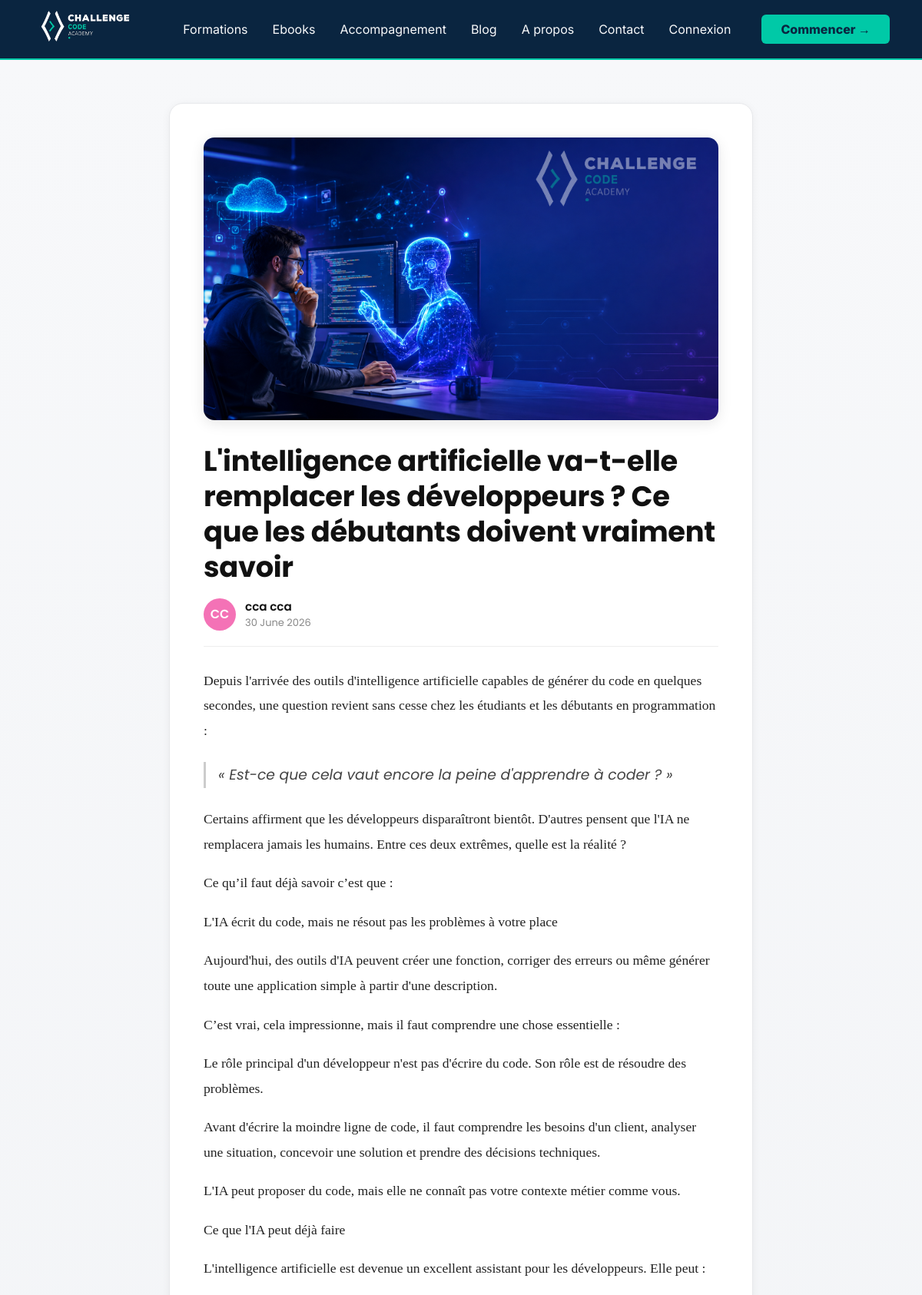
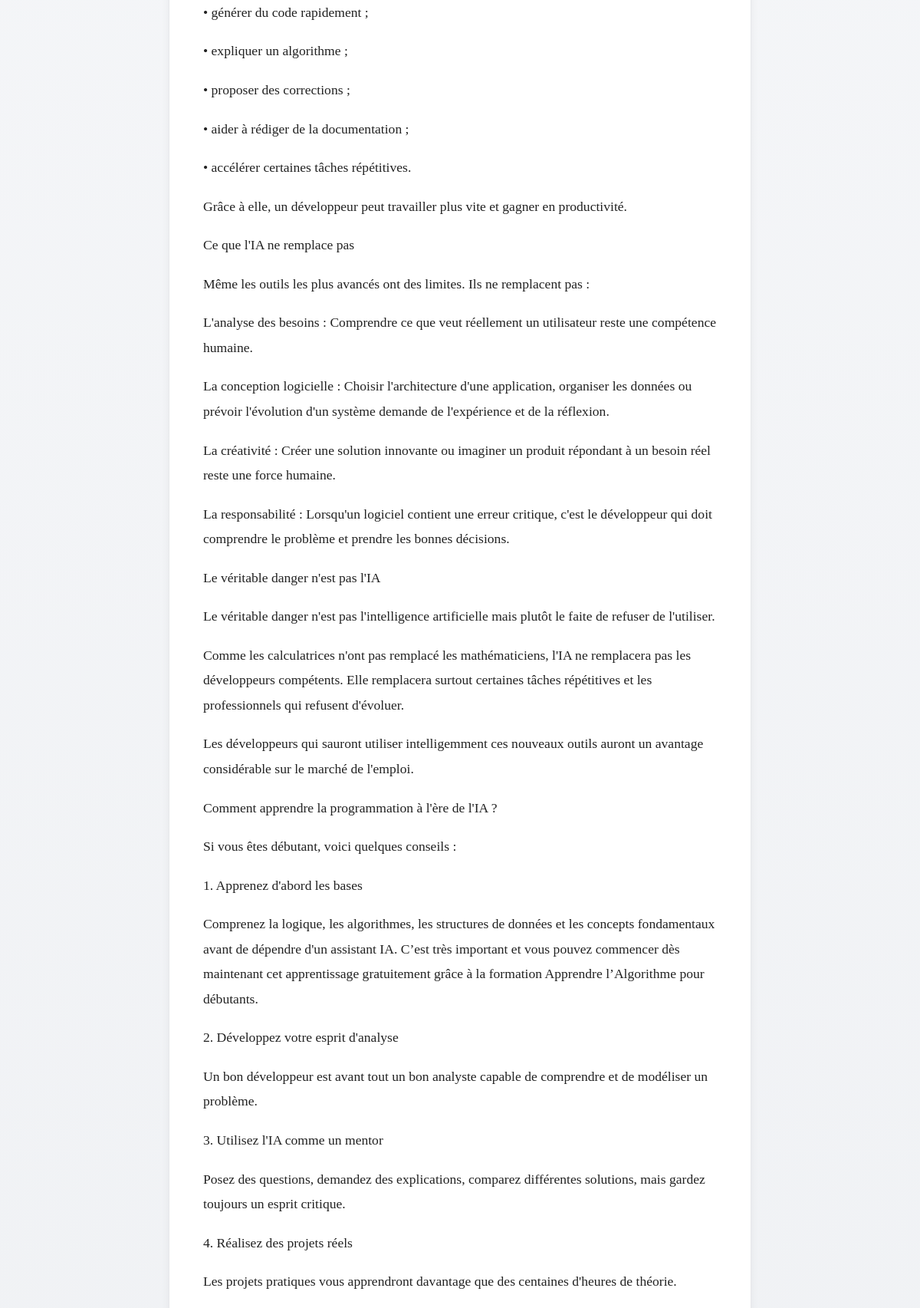
Screenshot of /L_intelligence_artificielle/ (upper part) with the database file from the repository (2 pictures, top to bottom).
### pages/models.py (models this page shows, shortened)
class Article(models.Model):
    titre = models.CharField(max_length=255)
    slug = models.SlugField(max_length=255, unique=True)
    auteur = models.ForeignKey(
        settings.AUTH_USER_MODEL,
        on_delete=models.CASCADE,
        related_name="articles",
    )
    contenu = models.TextField()
    image = models.ImageField(upload_to="articles/", blank=False, null=False, help_text="Image illustrative obligatoire pour l'article.")
    date_creation = models.DateTimeField(default=timezone.now)
    date_maj = models.DateTimeField(auto_now=True)
    publie = models.BooleanField(default=True)
    class Meta:
        ordering = ["-date_creation"]
    @property
    def nb_commentaires(self):
        return self.commentaires.count()
    @property
    def commentaires_racine(self):
        return self.commentaires.filter(parent__isnull=True).select_related(
            "auteur"
        ).prefetch_related("reponses__auteur", "likes")

class User(AbstractBaseUser, PermissionsMixin):
    first_name = models.CharField("Prénom",            max_length=60)
    last_name  = models.CharField("Nom",               max_length=60)
    username   = models.CharField("Nom d'utilisateur", max_length=40, unique=True)
    email      = models.EmailField("Email",             unique=True)
    phone_country = models.CharField("Indicatif pays", max_length=6, default="+228")
    phone_number  = models.CharField("Numéro",         max_length=20, blank=True)
    is_active   = models.BooleanField("Actif",  default=True)
    is_staff    = models.BooleanField("Staff",  default=False)
    date_joined = models.DateTimeField("Date inscription", auto_now_add=True)
    groups = models.ManyToManyField(
        'auth.Group',
        verbose_name='groups',
        blank=True,
        related_name='pages_user_set',   # ← nom unique, différent du User Django
        related_query_name='pages_user',
    )
    user_permissions = models.ManyToManyField(
        'auth.Permission',
        verbose_name='user permissions',
        blank=True,
        related_name='pages_user_set',   # ← nom unique
        related_query_name='pages_user',
    )
    objects        = UserManager()
    USERNAME_FIELD  = 'email'
    REQUIRED_FIELDS = ['username', 'first_name', 'last_name']
    class Meta:
        verbose_name        = "Utilisateur"
        verbose_name_plural = "Utilisateurs"
    def get_full_name(self):
        return f"{self.first_name} {self.last_name}".strip()

### pages/views.py (the view)
# urls.py: path("<slug:slug>/", views.article_detail, name="article_detail"),
def article_detail(request, slug):
    article = get_object_or_404(
        Article.objects.select_related("auteur"), slug=slug, publie=True
    )
    form = CommentaireForm()
    return render(
        request,
        "blog/article_detail.html",
        {
            "article": article,
            "commentaires": article.commentaires_racine,
            "form": form,
        },
    )

### pages/models.py (called while the page is built)
    @property
    def nb_likes(self):
        return self.likes.count()

### pages/templatetags/blog_extras.py (called while the page is built, shortened)
@register.filter
def initiales(user):
    if not user:
        return "?"
    first = (getattr(user, "first_name", "") or "").strip()
    last = (getattr(user, "last_name", "") or "").strip()
    if first and last:
        return (first[0] + last[0]).upper()

@register.filter
def avatar_color(user):
    palette = [
        "#F87171", "#FB923C", "#FBBF24", "#A3E635",
        "#34D399", "#22D3EE", "#60A5FA", "#A78BFA",
        "#F472B6", "#FB7185",
    ]
    key = getattr(user, "id", None) or getattr(user, "username", "x")
    index = hash(str(key)) % len(palette)
    return palette[index]

### pages/templates/blog/article_detail.html (shortened to what this page needs)
{% extends "base.html" %}
{% load blog_extras %}
{% block content %}
<div class="page-article">
  <article class="article-detail">
    <img class="image-illustrative" src="{{ article.image.url }}" alt="{{ article.titre }}">
    <h1 class="article-titre">{{ article.titre }}</h1>
    <div class="article-meta">
      <div class="avatar" style="background-color: {{ article.auteur|avatar_color }};">
        {{ article.auteur|initiales }}
      </div>
      <div>
        <div class="auteur-nom">{{ article.auteur.get_full_name|default:article.auteur.username }}</div>
        <div class="date-publication">{{ article.date_creation|date:"d F Y" }}</div>
      </div>
    </div>
    <div class="article-contenu">
      {{ article.contenu|formater_article }}
    </div>
  </article>
</div>
{% endblock %}

### pages/templates/base.html (style rules this page uses)
body { font-family: 'Inter', Arial, sans-serif; overflow-x: hidden; }

### pages/templates/blog/article_detail.html (style rules this page uses)
.page-article { background: linear-gradient(180deg, #f7f8fa 0%, #eef0f3 100%); padding: clamp(24px, 5vw, 56px) clamp(16px, 4vw, 32px) 64px; }
.article-detail { font-family: 'Merriweather', Georgia, serif; color: #222; max-width: 760px; width: 100%; margin: 0 auto; background: #fff; border-radius: 18px; border: 1px solid #e7e8eb; box-shadow: 0 2px 12px rgba(0,0,0,0.05); padding: clamp(20px, 4vw, 44px); box-sizing: border-box; }
.article-detail .article-titre { font-family: 'Poppins', Arial, sans-serif; font-weight: 700; font-size: clamp(1.5rem, 1.1rem + 1.8vw, 2.3rem); line-height: 1.25; color: #111; margin: 0 0 18px; letter-spacing: -0.3px; word-wrap: break-word; }
.article-detail .article-meta { display: flex; flex-wrap: wrap; gap: 12px; align-items: center; margin-bottom: clamp(20px, 3vw, 28px); font-family: 'Poppins', Arial, sans-serif; border-bottom: 1px solid #eee; padding-bottom: 20px; }
.article-detail .avatar { width: 42px; height: 42px; border-radius: 50%; display: flex; align-items: center; justify-content: center; color: #fff; font-weight: 600; flex-shrink: 0; }
.article-detail .auteur-nom { font-weight: 600; color: #111; font-size: 0.95rem; }
.article-detail .date-publication { color: #888; font-size: 13px; }
.article-detail .image-illustrative { width: 100%; max-height: 480px; object-fit: cover; border-radius: 14px; margin-bottom: clamp(20px, 4vw, 30px); box-shadow: 0 4px 18px rgba(0,0,0,0.10); display: block; }
.article-contenu { font-size: clamp(0.98rem, 0.9rem + 0.3vw, 1.1rem); line-height: 1.85; overflow-wrap: break-word; }
.article-contenu p { margin: 0 0 18px; }
.article-contenu blockquote { font-family: 'Poppins', Arial, sans-serif; font-style: italic; font-size: clamp(1rem, 0.95rem + 0.3vw, 1.18rem); color: #444; border-left: 3px solid #ccc; padding-left: 16px; margin: 24px 0; }

### rows the page displays
Article: image (picture), titre "L'intelligence artificielle va-t-elle remplacer les développeurs ? Ce que les débutants doivent vraiment savoir", auteur|initiales "CC", auteur.get_full_name "cca cca", date_creation "30 June 2026", contenu "Depuis l'arrivée des outils d'intelligence artificielle capables de générer du code en quelques secondes, une question revient sans cesse chez les étudiants et les débutants en programmation : « Est-ce que cela vaut encore la peine d'apprendre à coder ? » Certains affirment que les développeurs disparaîtront bientôt. D'autres pensent que l'IA ne remplacera jamais les humains. Entre ces deux extrêmes, quelle est la réalité ? Ce qu’il faut déjà savoir c’est que : L'IA écrit du code, mais ne résout pas les problèmes à votre place Aujourd'hui, des outils d'IA peuvent créer une fonction, corriger des erreurs ou même générer toute une application simple à partir d'une description. C’est vrai,…"
